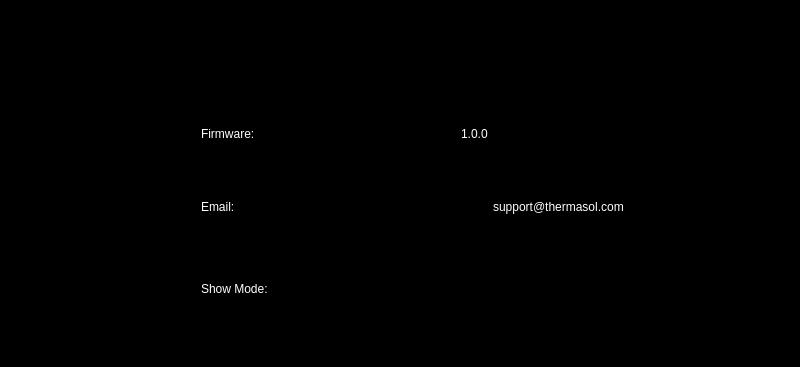
<?xml version="1.0" encoding="UTF-8"?>
<ui version="4.0">
 <class>SettingsAboutScreenLandscape</class>
 <widget class="QWidget" name="SettingsAboutScreenLandscape">
  <property name="geometry">
   <rect>
    <x>0</x>
    <y>0</y>
    <width>800</width>
    <height>367</height>
   </rect>
  </property>
  <property name="windowTitle">
   <string>Form</string>
  </property>
  <property name="styleSheet">
   <string notr="true">background: color;</string>
  </property>
  <layout class="QHBoxLayout" name="horizontalLayout_5">
   <item>
    <spacer name="horizontalSpacer_8">
     <property name="orientation">
      <enum>Qt::Horizontal</enum>
     </property>
     <property name="sizeType">
      <enum>QSizePolicy::Fixed</enum>
     </property>
     <property name="sizeHint" stdset="0">
      <size>
       <width>20</width>
       <height>20</height>
      </size>
     </property>
    </spacer>
   </item>
   <item>
    <widget class="QToolButton" name="backButton">
     <property name="styleSheet">
      <string notr="true">border: 0; background-color: rgba(255, 255, 255, 0);</string>
     </property>
     <property name="text">
      <string/>
     </property>
     <property name="icon">
      <iconset resource="../resources/resources.qrc">
       <normaloff>:/images/landscape/settings_screen/common/Settings_Back _Arrow_Normal_92x91.png</normaloff>:/images/landscape/settings_screen/common/Settings_Back _Arrow_Normal_92x91.png</iconset>
     </property>
     <property name="iconSize">
      <size>
       <width>61</width>
       <height>118</height>
      </size>
     </property>
    </widget>
   </item>
   <item>
    <spacer name="horizontalSpacer_7">
     <property name="orientation">
      <enum>Qt::Horizontal</enum>
     </property>
     <property name="sizeType">
      <enum>QSizePolicy::Fixed</enum>
     </property>
     <property name="sizeHint" stdset="0">
      <size>
       <width>100</width>
       <height>20</height>
      </size>
     </property>
    </spacer>
   </item>
   <item>
    <layout class="QVBoxLayout" name="verticalLayout">
     <item>
      <spacer name="verticalSpacer">
       <property name="orientation">
        <enum>Qt::Vertical</enum>
       </property>
       <property name="sizeHint" stdset="0">
        <size>
         <width>20</width>
         <height>40</height>
        </size>
       </property>
      </spacer>
     </item>
     <item>
      <widget class="QLabel" name="aboutScreenLabel">
       <property name="sizePolicy">
        <sizepolicy hsizetype="Preferred" vsizetype="Preferred">
         <horstretch>0</horstretch>
         <verstretch>0</verstretch>
        </sizepolicy>
       </property>
       <property name="text">
        <string>&lt;html&gt;&lt;head/&gt;&lt;body&gt;&lt;p&gt;&lt;img src=&quot;:/images/common/settings_screen/about/Settings_Title_About_Normal_100x26.png&quot;/&gt;&lt;/p&gt;&lt;/body&gt;&lt;/html&gt;</string>
       </property>
      </widget>
     </item>
     <item>
      <spacer name="verticalSpacer_3">
       <property name="orientation">
        <enum>Qt::Vertical</enum>
       </property>
       <property name="sizeHint" stdset="0">
        <size>
         <width>20</width>
         <height>40</height>
        </size>
       </property>
      </spacer>
     </item>
     <item>
      <layout class="QHBoxLayout" name="horizontalLayout_4">
       <item>
        <widget class="QLabel" name="firmwareLabel">
         <property name="sizePolicy">
          <sizepolicy hsizetype="Preferred" vsizetype="Preferred">
           <horstretch>0</horstretch>
           <verstretch>0</verstretch>
          </sizepolicy>
         </property>
         <property name="minimumSize">
          <size>
           <width>0</width>
           <height>0</height>
          </size>
         </property>
         <property name="styleSheet">
          <string notr="true">color:white</string>
         </property>
         <property name="text">
          <string>Firmware:</string>
         </property>
        </widget>
       </item>
       <item>
        <spacer name="horizontalSpacer_2">
         <property name="orientation">
          <enum>Qt::Horizontal</enum>
         </property>
         <property name="sizeType">
          <enum>QSizePolicy::Fixed</enum>
         </property>
         <property name="sizeHint" stdset="0">
          <size>
           <width>200</width>
           <height>20</height>
          </size>
         </property>
        </spacer>
       </item>
       <item>
        <widget class="QLabel" name="firmwareValue">
         <property name="styleSheet">
          <string notr="true">color: white;</string>
         </property>
         <property name="text">
          <string>1.0.0</string>
         </property>
        </widget>
       </item>
       <item>
        <spacer name="horizontalSpacer_3">
         <property name="orientation">
          <enum>Qt::Horizontal</enum>
         </property>
         <property name="sizeHint" stdset="0">
          <size>
           <width>40</width>
           <height>20</height>
          </size>
         </property>
        </spacer>
       </item>
      </layout>
     </item>
     <item>
      <spacer name="verticalSpacer_2">
       <property name="orientation">
        <enum>Qt::Vertical</enum>
       </property>
       <property name="sizeHint" stdset="0">
        <size>
         <width>20</width>
         <height>40</height>
        </size>
       </property>
      </spacer>
     </item>
     <item>
      <layout class="QHBoxLayout" name="horizontalLayout_3">
       <item>
        <widget class="QLabel" name="emailLabel">
         <property name="sizePolicy">
          <sizepolicy hsizetype="Preferred" vsizetype="Preferred">
           <horstretch>0</horstretch>
           <verstretch>0</verstretch>
          </sizepolicy>
         </property>
         <property name="minimumSize">
          <size>
           <width>0</width>
           <height>0</height>
          </size>
         </property>
         <property name="styleSheet">
          <string notr="true">color:white</string>
         </property>
         <property name="text">
          <string>Email:</string>
         </property>
        </widget>
       </item>
       <item>
        <spacer name="horizontalSpacer">
         <property name="orientation">
          <enum>Qt::Horizontal</enum>
         </property>
         <property name="sizeType">
          <enum>QSizePolicy::Fixed</enum>
         </property>
         <property name="sizeHint" stdset="0">
          <size>
           <width>252</width>
           <height>20</height>
          </size>
         </property>
        </spacer>
       </item>
       <item>
        <widget class="QLabel" name="emailValue">
         <property name="styleSheet">
          <string notr="true">color:white</string>
         </property>
         <property name="text">
          <string>support@thermasol.com</string>
         </property>
        </widget>
       </item>
       <item>
        <spacer name="horizontalSpacer_4">
         <property name="orientation">
          <enum>Qt::Horizontal</enum>
         </property>
         <property name="sizeHint" stdset="0">
          <size>
           <width>40</width>
           <height>20</height>
          </size>
         </property>
        </spacer>
       </item>
      </layout>
     </item>
     <item>
      <spacer name="verticalSpacer_4">
       <property name="orientation">
        <enum>Qt::Vertical</enum>
       </property>
       <property name="sizeHint" stdset="0">
        <size>
         <width>20</width>
         <height>40</height>
        </size>
       </property>
      </spacer>
     </item>
     <item>
      <layout class="QHBoxLayout" name="horizontalLayout_2">
       <item>
        <widget class="QLabel" name="showModeLabel">
         <property name="sizePolicy">
          <sizepolicy hsizetype="Preferred" vsizetype="Preferred">
           <horstretch>0</horstretch>
           <verstretch>0</verstretch>
          </sizepolicy>
         </property>
         <property name="minimumSize">
          <size>
           <width>0</width>
           <height>0</height>
          </size>
         </property>
         <property name="styleSheet">
          <string notr="true">color: white</string>
         </property>
         <property name="text">
          <string>Show Mode:</string>
         </property>
        </widget>
       </item>
       <item>
        <spacer name="horizontalSpacer_5">
         <property name="orientation">
          <enum>Qt::Horizontal</enum>
         </property>
         <property name="sizeType">
          <enum>QSizePolicy::Fixed</enum>
         </property>
         <property name="sizeHint" stdset="0">
          <size>
           <width>170</width>
           <height>20</height>
          </size>
         </property>
        </spacer>
       </item>
       <item>
        <widget class="QToolButton" name="showModeBtn">
         <property name="styleSheet">
          <string notr="true">border: 0;</string>
         </property>
         <property name="text">
          <string/>
         </property>
         <property name="icon">
          <iconset resource="../resources/resources.qrc">
           <normaloff>:/images/common/settings_screen/about/Settings_Radio_Button_Normal_36x36.png</normaloff>
           <normalon>:/images/common/settings_screen/about/Settings_Radio_Button_Active_36x36.png</normalon>:/images/common/settings_screen/about/Settings_Radio_Button_Normal_36x36.png</iconset>
         </property>
         <property name="iconSize">
          <size>
           <width>37</width>
           <height>37</height>
          </size>
         </property>
         <property name="checkable">
          <bool>true</bool>
         </property>
         <property name="checked">
          <bool>false</bool>
         </property>
        </widget>
       </item>
       <item>
        <spacer name="horizontalSpacer_6">
         <property name="orientation">
          <enum>Qt::Horizontal</enum>
         </property>
         <property name="sizeHint" stdset="0">
          <size>
           <width>40</width>
           <height>20</height>
          </size>
         </property>
        </spacer>
       </item>
      </layout>
     </item>
     <item>
      <spacer name="verticalSpacer_5">
       <property name="orientation">
        <enum>Qt::Vertical</enum>
       </property>
       <property name="sizeHint" stdset="0">
        <size>
         <width>20</width>
         <height>40</height>
        </size>
       </property>
      </spacer>
     </item>
    </layout>
   </item>
  </layout>
 </widget>
 <resources>
  <include location="../resources/resources.qrc"/>
  <include location="../resources/resources.qrc"/>
 </resources>
 <connections/>
</ui>
